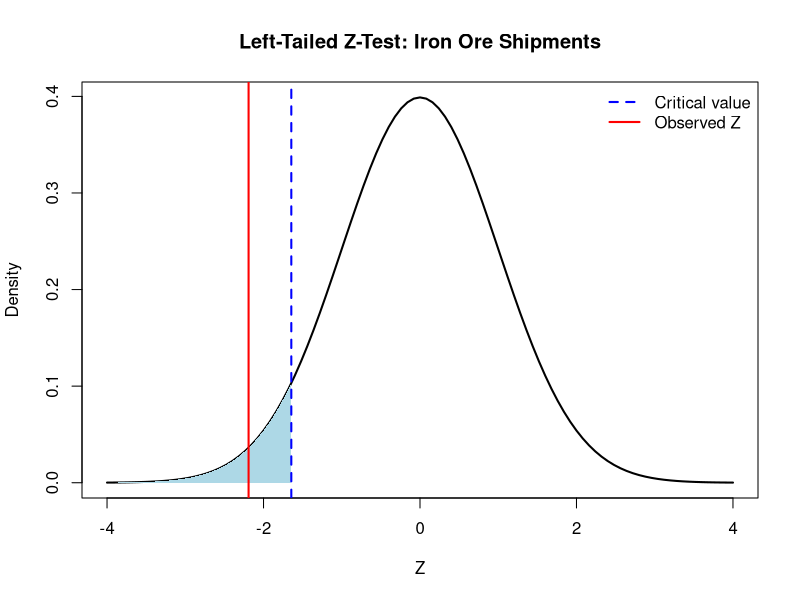

Source code (R):
## ---- chunk 1
#| include: false
knitr::opts_chunk$set(
  collapse = TRUE, 
  warning = FALSE,
  message = FALSE,
  error = TRUE,
  fig.height = 2.75, 
  fig.width = 4.25,
  fig.env = 'figure',
  fig.pos = 'h',
  fig.align = 'center')
## ---- chunk 2
# P(Z < 1.96)
pnorm(1.96)

# P(Z > 1.96)
pnorm(1.96, lower.tail = FALSE)

# Find z such that P(Z < z) = 0.975
qnorm(0.975)
## ---- chunk 3
# Given information

mu0_iron <- 80
sigma_iron <- 10
n_iron <- 30
xbar_iron <- 76

alpha_iron <- 0.05

# Calculate the standard error
SE_iron <- sigma_iron / sqrt(n_iron)

# Calculate the Z-test statistic
z_iron <- (xbar_iron - mu0_iron) / SE_iron

z_iron
## ---- chunk 4
# Critical value for a left-tailed test

z_critical_iron <- qnorm(alpha_iron)

z_critical_iron
## ---- chunk 5
# Does the observed test statistic fall
# inside the rejection region?

z_iron < z_critical_iron
## ---- chunk 6
# Left-tailed p-value

pvalue_iron <- pnorm(z_iron)

pvalue_iron
## ---- chunk 7
pvalue_iron < alpha_iron
## ---- chunk 8
#| fig-width: 8
#| fig-height: 4.5

curve(
  dnorm(x),
  from = -4,
  to = 4,
  lwd = 2,
  xlab = "Z",
  ylab = "Density",
  main = "Left-Tailed Z-Test: Iron Ore Shipments"
)

# Shade the rejection region
x_reject <- seq(-4, z_critical_iron, length.out = 300)

polygon(
  c(-4, x_reject, z_critical_iron),
  c(0, dnorm(x_reject), 0),
  col = "lightblue",
  border = NA
)

# Critical value
abline(
  v = z_critical_iron,
  col = "blue",
  lwd = 2,
  lty = 2
)

# Observed test statistic
abline(
  v = z_iron,
  col = "red",
  lwd = 2
)

legend(
  "topright",
  legend = c("Critical value", "Observed Z"),
  col = c("blue", "red"),
  lty = c(2, 1),
  lwd = 2,
  bty = "n"
)
## ---- chunk 9
mu0_A <- 50
xbar_A <- 53
n_A <- 64
sigma_A <- 16

alpha_A <- 0.01

z_A <- (xbar_A - mu0_A) /
  (sigma_A / sqrt(n_A))

z_A
## ---- chunk 10
z_critical_A <- qnorm(1 - alpha_A / 2)

z_critical_A

# Negative critical value
-z_critical_A
## ---- chunk 11
abs(z_A) > z_critical_A
## ---- chunk 12
pvalue_A <- 2 * pnorm(
  abs(z_A),
  lower.tail = FALSE
)

pvalue_A
## ---- chunk 13
mu0_B <- 70
xbar_B <- 74
sigma_B <- 12
n_B <- 36

alpha_B <- 0.09

z_B <- (xbar_B - mu0_B) /
  (sigma_B / sqrt(n_B))

z_B
## ---- chunk 14
z_critical_B <- qnorm(1 - alpha_B)

z_critical_B
## ---- chunk 15
pvalue_B <- pnorm(
  z_B,
  lower.tail = FALSE
)

pvalue_B
## ---- chunk 16
# Compare the p-value with three significance levels

alpha_levels_B <- c(0.09, 0.05, 0.01)

data.frame(
  significance_level = alpha_levels_B,
  p_value = rep(pvalue_B, length(alpha_levels_B)),
  reject_H0 = pvalue_B < alpha_levels_B
)
## ---- chunk 17
mu0_chol <- 45.5

xbar_chol <- 44.2

s_chol <- 3.8

n_chol <- 19

alpha_chol <- 0.05

# Degrees of freedom
df_chol <- n_chol - 1

# Standard error
SE_chol <- s_chol / sqrt(n_chol)

# Observed t-test statistic
t_chol <- (xbar_chol - mu0_chol) / SE_chol

df_chol
t_chol
## ---- chunk 18
t_critical_chol <- qt(
  alpha_chol,
  df = df_chol
)

t_critical_chol
## ---- chunk 19
t_chol < t_critical_chol
## ---- chunk 20
pvalue_chol <- pt(
  t_chol,
  df = df_chol
)

pvalue_chol
## ---- chunk 21
n_gambler <- 80

X_gambler <- 44

p0_gambler <- 0.49

alpha_gambler <- 0.05

phat_gambler <- X_gambler / n_gambler

phat_gambler
## ---- chunk 22
# Standard error under H0
SE_gambler <- sqrt(
  p0_gambler * (1 - p0_gambler) / n_gambler
)

# Z-test statistic
z_gambler <- (phat_gambler - p0_gambler) /
  SE_gambler

z_gambler
## ---- chunk 23
z_critical_gambler <- qnorm(1 - alpha_gambler)

z_critical_gambler
## ---- chunk 24
z_gambler > z_critical_gambler
## ---- chunk 25
pvalue_gambler <- pnorm(
  z_gambler,
  lower.tail = FALSE
)

pvalue_gambler
## ---- chunk 26
n_gambler2 <- 100

X_gambler2 <- 55

phat_gambler2 <- X_gambler2 / n_gambler2

# Same null proportion
p0_gambler2 <- 0.49

SE_gambler2 <- sqrt(
  p0_gambler2 * (1 - p0_gambler2) / n_gambler2
)

z_gambler2 <- (phat_gambler2 - p0_gambler2) /
  SE_gambler2

z_gambler2
## ---- chunk 27
pvalue_gambler2 <- pnorm(
  z_gambler2,
  lower.tail = FALSE
)

pvalue_gambler2
## ---- chunk 28
data.frame(
  sample_size = c(80, 100),
  wins = c(44, 55),
  sample_proportion = c(
    phat_gambler,
    phat_gambler2
  ),
  z_statistic = c(
    z_gambler,
    z_gambler2
  ),
  p_value = c(
    pvalue_gambler,
    pvalue_gambler2
  )
)
## ---- chunk 29
n_var <- 20

s2_var <- 0.2916

sigma2_0 <- 0.25

alpha_var <- 0.01

# Degrees of freedom
df_var <- n_var - 1

# Chi-square test statistic
chisq_var <- (n_var - 1) * s2_var / sigma2_0

df_var
chisq_var
## ---- chunk 30
chisq_critical_var <- qchisq(
  1 - alpha_var,
  df = df_var
)

chisq_critical_var
## ---- chunk 31
chisq_var > chisq_critical_var
## ---- chunk 32
pvalue_var <- pchisq(
  chisq_var,
  df = df_var,
  lower.tail = FALSE
)

pvalue_var
## ---- chunk 33
xbar_CI <- 53

sigma_CI <- 16

n_CI <- 64

alpha_CI <- 0.01

z_critical_CI <- qnorm(1 - alpha_CI / 2)

ME_CI <- z_critical_CI * sigma_CI / sqrt(n_CI)

CI_lower <- xbar_CI - ME_CI

CI_upper <- xbar_CI + ME_CI

c(lower = CI_lower, upper = CI_upper)
## ---- chunk 34
mu0_CI <- 50

CI_lower <= mu0_CI && mu0_CI <= CI_upper
## ---- chunk 35
# Example observed Z-statistic
z <- -1.50

# p-value
pnorm(z)

# Critical value at alpha = 0.05
qnorm(0.05)
## ---- chunk 36
z <- 1.50

# p-value
pnorm(z, lower.tail = FALSE)

# Critical value at alpha = 0.05
qnorm(0.95)
## ---- chunk 37
z <- 1.50

# p-value
2 * pnorm(abs(z), lower.tail = FALSE)

# Positive critical value at alpha = 0.05
qnorm(0.975)
## ---- chunk 38
t <- -1.50
df <- 18

# p-value
pt(t, df = df)

# Critical value at alpha = 0.05
qt(0.05, df = df)
## ---- chunk 39
t <- 1.50
df <- 18

# p-value
pt(t, df = df, lower.tail = FALSE)

# Critical value at alpha = 0.05
qt(0.95, df = df)
## ---- chunk 40
t <- 1.50
df <- 18

# p-value
2 * pt(abs(t), df = df, lower.tail = FALSE)

# Positive critical value at alpha = 0.05
qt(0.975, df = df)
## ---- chunk 41
chisq <- 22.16
df <- 19

# p-value
pchisq(chisq, df = df, lower.tail = FALSE)

# Critical value at alpha = 0.01
qchisq(0.99, df = df)
## ---- chunk 42
mu0 <- 500
xbar <- 496.2
sigma <- 12
n <- 49
alpha <- 0.05

se <- sigma / sqrt(n)
z_obs <- (xbar - mu0) / se
z_crit <- qnorm(1 - alpha / 2)
p_value <- 2 * pnorm(abs(z_obs), lower.tail = FALSE)

c(z = z_obs, lower_critical = -z_crit,
  upper_critical = z_crit, p_value = p_value)

c(reject_by_cutoff = abs(z_obs) > z_crit,
  reject_by_p_value = p_value <= alpha)

margin <- z_crit * se
ci <- c(lower = xbar - margin, upper = xbar + margin)
ci
## ---- chunk 43
mu0 <- 30
xbar <- 28.6
s <- 3.6
n <- 16
alpha <- 0.05
df <- n - 1

t_obs <- (xbar - mu0) / (s / sqrt(n))
t_crit <- qt(alpha, df = df)
p_value <- pt(t_obs, df = df)

c(df = df, t = t_obs, critical = t_crit, p_value = p_value)
p_value <= alpha

## ---- chunk 44
p0 <- 0.60
alpha <- 0.05
n <- c(100, 300)
completed <- c(68, 204)

expected_complete <- n * p0
expected_incomplete <- n * (1 - p0)
phat <- completed / n
se <- sqrt(p0 * (1 - p0) / n)

z_obs <- (phat - p0) / se
z_crit <- qnorm(1 - alpha)
p_value <- pnorm(z_obs, lower.tail = FALSE)

z_crit
data.frame(n, completed, expected_complete, expected_incomplete,
           phat, se, z_obs, p_value, reject_H0 = p_value <= alpha)
## ---- chunk 45
sigma2_0 <- 1.00
s2 <- 1.65
n <- 25
df <- n - 1
alpha <- 0.01

chisq_obs <- df * s2 / sigma2_0
chisq_crit <- qchisq(1 - alpha, df = df)
p_value <- pchisq(chisq_obs, df = df, lower.tail = FALSE)

c(df = df, chi_square = chisq_obs, critical = chisq_crit,
  p_value = p_value)

alpha_levels <- c(0.01, 0.05)
data.frame(alpha = alpha_levels, reject_H0 = p_value <= alpha_levels)
